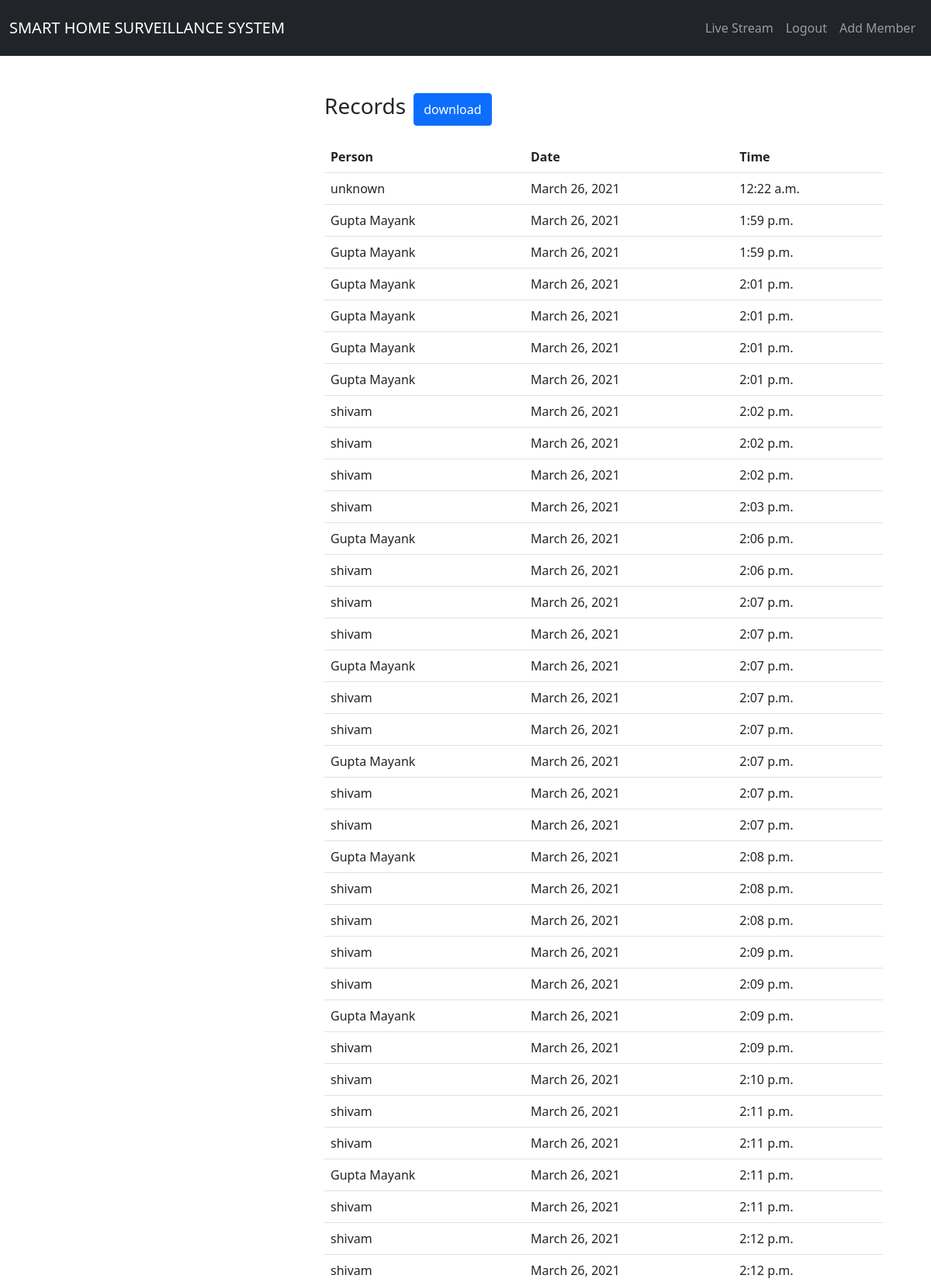
Page /offline (signed in, upper part) on the committed database.
### src/models.py (models this page shows, shortened)
class Log(models.Model):
    entry = models.DateTimeField()
    member = models.ForeignKey(Members,on_delete=models.CASCADE)

class Members(models.Model):
    name = models.CharField(max_length=250)
    age = models.IntegerField()

### src/views.py (the view)
# urls.py: path('offline',off,name="off"),
def off(request):
    data = Log.objects.all()
    return render(request,'base.html',{"state":"off","data":data})

### templates/base.html (shortened to what this page needs)
{% load static %}
{% load crispy_forms_tags %}
<!DOCTYPE html>
<html lang="en">
<head>
    <link href="https://cdn.jsdelivr.net/npm/bootstrap@5.0.0-beta2/dist/css/bootstrap.min.css" rel="stylesheet"
>
</head>
<body>
    {% include "navbar.html" %}
    {% if user.is_authenticated %}
    <div class="d-flex flex-row">
        {% if state != "off" %}
        <div class="d-flex flex-column m-5">
            <div class="h3">
                Live
            </div>
            <img style="margin-top:20px; float:left;height:500px; width: 600px; border-radius: 15px;"
                src="{% url 'video_feed' %}">
        </div>
        <div class="m-5">
            <div class="h3">
                <b>Family Members</b>
            </div>
            <table class="table m-5">
                <tr>
                    <th>Name</th>
                    <th>age</th>
                </tr>
                {% for mem in member %}
                {% if mem.name != "unknown" %}
                <tr>
                    <td>{{mem.name}}</td>
                    <td>{{mem.age}}</td>
                </tr>
                {% endif %}
                {% endfor %}
            </table>
        </div>
        {% else %}
        <div class="d-flex flex-column m-5">
            <div class="d-flex flex-row ">
                <div class="h3" style="margin-left: 370px;">
                    Records
                </div>
                <button class="btn btn-primary" style="margin-left: 10px;" onclick="location.href='download';"> download
                </button>
            </div>
            <table class="table" style="margin-top:20px; margin-left: 370px;" cellpadding="5">
                <tr>
                    <th>Person</th>
                    <th>Date</th>
                    <th>Time</th>
                </tr>
                {% for row in data %}
                <tr>
                    <td>
                        {{ row.member.name }}
                    </td>
                    <td>
                        {{ row.entry.date }}
                    </td>
                    <td>
                        {{ row.entry.time }}
                    </td>
                </tr>
                {% endfor %}
            </table>
            {% endif %}
        </div>
    </div>
    {% endif %}
</body>
</html>

### templates/navbar.html (shortened to what this page needs)
<nav class="navbar navbar-expand-lg navbar-dark bg-dark">
    <div class="container-fluid">
      <a class="navbar-brand" href="/">SMART HOME SURVEILLANCE SYSTEM</a>
      <div class="navbar justify-content-center"id="navbarNavDropdown">
        <ul class="navbar-nav ml-auto">
          <li>
            {% if state == "off" %}
            <a class="nav-link" aria-current="page" href="/">Live Stream</a>
            {% else %}
            <a class="nav-link" aria-current="page" href="offline">History</a>
            {% endif %}
          </li>
          <li class="nav-item">
            {% if user.is_authenticated %}
            <a class="nav-link" aria-current="page" href="/logout">Logout</a>
            {% else %}
            <a class="nav-link" aria-current="page" href="/login">Login</a>
            {% endif %}
          </li>
          <li class="nav-item">
            {% if user.is_authenticated %}
            <a class="nav-link" aria-current="page" href="/add-member">Add Member</a>
            {% endif %}
          </li>
        </ul>
      </div>
    </div>
  </nav>

### rows in the picture
Log: member.name "unknown", entry "March 26, 2021", entry.time "12:22 a.m."
Log: member.name "Gupta Mayank", entry "March 26, 2021", entry.time "1:59 p.m."
Log: member.name "Gupta Mayank", entry "March 26, 2021", entry.time "1:59 p.m."
Log: member.name "Gupta Mayank", entry "March 26, 2021", entry.time "2:01 p.m."
Log: member.name "Gupta Mayank", entry "March 26, 2021", entry.time "2:01 p.m."
Log: member.name "Gupta Mayank", entry "March 26, 2021", entry.time "2:01 p.m."
Log: member.name "Gupta Mayank", entry "March 26, 2021", entry.time "2:01 p.m."
Log: member.name "shivam", entry "March 26, 2021", entry.time "2:02 p.m."
Log: member.name "shivam", entry "March 26, 2021", entry.time "2:02 p.m."
Log: member.name "shivam", entry "March 26, 2021", entry.time "2:02 p.m."
Log: member.name "shivam", entry "March 26, 2021", entry.time "2:03 p.m."
Log: member.name "Gupta Mayank", entry "March 26, 2021", entry.time "2:06 p.m."
Log: member.name "shivam", entry "March 26, 2021", entry.time "2:06 p.m."
Log: member.name "shivam", entry "March 26, 2021", entry.time "2:07 p.m."
Log: member.name "shivam", entry "March 26, 2021", entry.time "2:07 p.m."
Log: member.name "Gupta Mayank", entry "March 26, 2021", entry.time "2:07 p.m."
Log: member.name "shivam", entry "March 26, 2021", entry.time "2:07 p.m."
Log: member.name "shivam", entry "March 26, 2021", entry.time "2:07 p.m."
Log: member.name "Gupta Mayank", entry "March 26, 2021", entry.time "2:07 p.m."
Log: member.name "shivam", entry "March 26, 2021", entry.time "2:07 p.m."
Log: member.name "shivam", entry "March 26, 2021", entry.time "2:07 p.m."
Log: member.name "Gupta Mayank", entry "March 26, 2021", entry.time "2:08 p.m."
Log: member.name "shivam", entry "March 26, 2021", entry.time "2:08 p.m."
Log: member.name "shivam", entry "March 26, 2021", entry.time "2:08 p.m."
Log: member.name "shivam", entry "March 26, 2021", entry.time "2:09 p.m."
Log: member.name "shivam", entry "March 26, 2021", entry.time "2:09 p.m."
Log: member.name "Gupta Mayank", entry "March 26, 2021", entry.time "2:09 p.m."
Log: member.name "shivam", entry "March 26, 2021", entry.time "2:09 p.m."
Log: member.name "shivam", entry "March 26, 2021", entry.time "2:10 p.m."
Log: member.name "shivam", entry "March 26, 2021", entry.time "2:11 p.m."
Log: member.name "shivam", entry "March 26, 2021", entry.time "2:11 p.m."
Log: member.name "Gupta Mayank", entry "March 26, 2021", entry.time "2:11 p.m."
Log: member.name "shivam", entry "March 26, 2021", entry.time "2:11 p.m."
Log: member.name "shivam", entry "March 26, 2021", entry.time "2:12 p.m."
Log: member.name "shivam", entry "March 26, 2021", entry.time "2:12 p.m."
